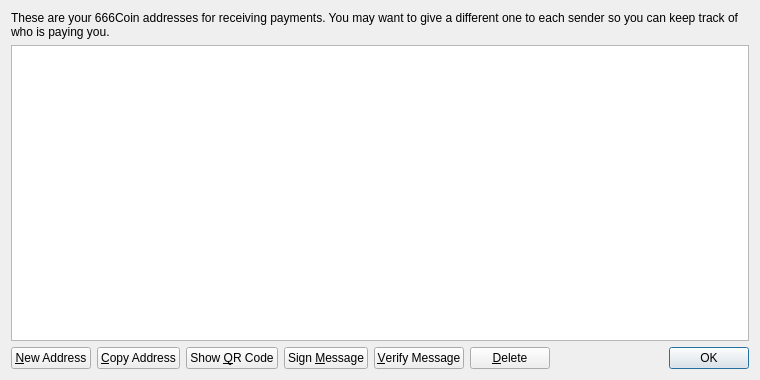
<?xml version="1.0" encoding="UTF-8"?>
<ui version="4.0">
 <class>AddressBookPage</class>
 <widget class="QWidget" name="AddressBookPage">
  <property name="geometry">
   <rect>
    <x>0</x>
    <y>0</y>
    <width>760</width>
    <height>380</height>
   </rect>
  </property>
  <property name="windowTitle">
   <string>Address Book</string>
  </property>
  <layout class="QVBoxLayout" name="verticalLayout">
   <item>
    <widget class="QLabel" name="labelExplanation">
     <property name="text">
      <string>These are your 666Coin addresses for receiving payments. You may want to give a different one to each sender so you can keep track of who is paying you.</string>
     </property>
     <property name="textFormat">
      <enum>Qt::PlainText</enum>
     </property>
     <property name="wordWrap">
      <bool>true</bool>
     </property>
    </widget>
   </item>
   <item>
    <widget class="QTableView" name="tableView">
     <property name="contextMenuPolicy">
      <enum>Qt::CustomContextMenu</enum>
     </property>
     <property name="toolTip">
      <string>Double-click to edit address or label</string>
     </property>
     <property name="tabKeyNavigation">
      <bool>false</bool>
     </property>
     <property name="alternatingRowColors">
      <bool>true</bool>
     </property>
     <property name="selectionMode">
      <enum>QAbstractItemView::SingleSelection</enum>
     </property>
     <property name="selectionBehavior">
      <enum>QAbstractItemView::SelectRows</enum>
     </property>
     <property name="sortingEnabled">
      <bool>true</bool>
     </property>
     <attribute name="verticalHeaderVisible">
      <bool>false</bool>
     </attribute>
    </widget>
   </item>
   <item>
    <layout class="QHBoxLayout" name="horizontalLayout">
     <item>
      <widget class="QPushButton" name="newAddressButton">
       <property name="toolTip">
        <string>Create a new address</string>
       </property>
       <property name="text">
        <string>&amp;New Address</string>
       </property>
       <property name="icon">
        <iconset resource="../bitcoin.qrc">
         <normaloff>:/icons/add</normaloff>:/icons/add</iconset>
       </property>
      </widget>
     </item>
     <item>
      <widget class="QPushButton" name="copyToClipboard">
       <property name="toolTip">
        <string>Copy the currently selected address to the system clipboard</string>
       </property>
       <property name="text">
        <string>&amp;Copy Address</string>
       </property>
       <property name="icon">
        <iconset resource="../bitcoin.qrc">
         <normaloff>:/icons/editcopy</normaloff>:/icons/editcopy</iconset>
       </property>
      </widget>
     </item>
     <item>
      <widget class="QPushButton" name="showQRCode">
       <property name="text">
        <string>Show &amp;QR Code</string>
       </property>
       <property name="icon">
        <iconset resource="../bitcoin.qrc">
         <normaloff>:/icons/qrcode</normaloff>:/icons/qrcode</iconset>
       </property>
      </widget>
     </item>
     <item>
      <widget class="QPushButton" name="signMessage">
       <property name="toolTip">
        <string>Sign a message to prove you own a 666Coin address</string>
       </property>
       <property name="text">
        <string>Sign &amp;Message</string>
       </property>
       <property name="icon">
        <iconset resource="../bitcoin.qrc">
         <normaloff>:/icons/edit</normaloff>:/icons/edit</iconset>
       </property>
      </widget>
     </item>
     <item>
      <widget class="QPushButton" name="verifyMessage">
       <property name="toolTip">
        <string>Verify a message to ensure it was signed with a specified 666Coin address</string>
       </property>
       <property name="text">
        <string>&amp;Verify Message</string>
       </property>
       <property name="icon">
        <iconset resource="../bitcoin.qrc">
         <normaloff>:/icons/transaction_0</normaloff>:/icons/transaction_0</iconset>
       </property>
      </widget>
     </item>
     <item>
      <widget class="QPushButton" name="deleteButton">
       <property name="toolTip">
        <string>Delete the currently selected address from the list</string>
       </property>
       <property name="text">
        <string>&amp;Delete</string>
       </property>
       <property name="icon">
        <iconset resource="../bitcoin.qrc">
         <normaloff>:/icons/remove</normaloff>:/icons/remove</iconset>
       </property>
      </widget>
     </item>
     <item>
      <spacer name="horizontalSpacer">
       <property name="orientation">
        <enum>Qt::Horizontal</enum>
       </property>
       <property name="sizeHint" stdset="0">
        <size>
         <width>40</width>
         <height>20</height>
        </size>
       </property>
      </spacer>
     </item>
     <item>
      <widget class="QDialogButtonBox" name="buttonBox">
       <property name="sizePolicy">
        <sizepolicy hsizetype="Maximum" vsizetype="Fixed">
         <horstretch>0</horstretch>
         <verstretch>0</verstretch>
        </sizepolicy>
       </property>
       <property name="standardButtons">
        <set>QDialogButtonBox::Ok</set>
       </property>
      </widget>
     </item>
    </layout>
   </item>
  </layout>
 </widget>
 <resources>
  <include location="../bitcoin.qrc"/>
 </resources>
 <connections/>
</ui>
